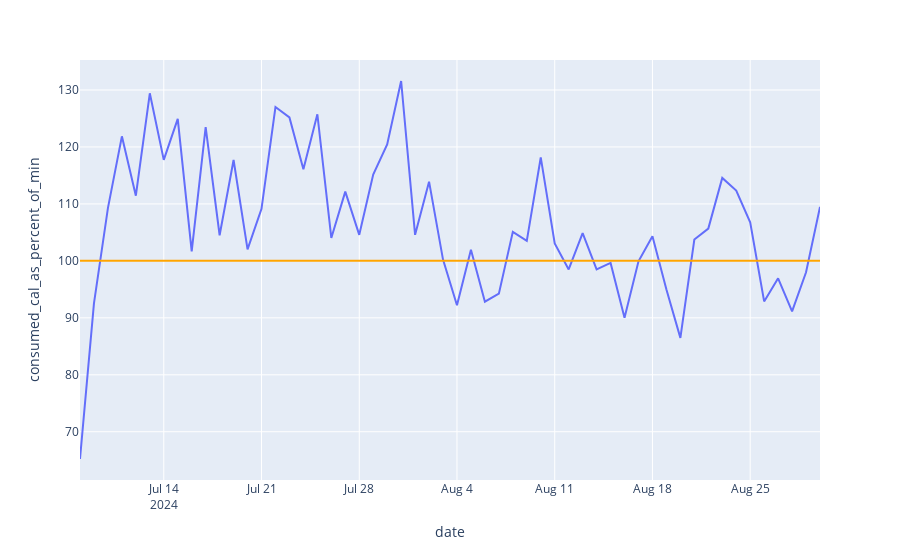

Notebook code cell kept with this figure:
### Code cell
fig=px.line(overall_df,x='date',y='consumed_cal_as_percent_of_min')
fig.add_hline(y=100,line_color='orange')
fig.show()

### Figure 1 — Plotly figure (JSON) as saved in the notebook; plotly's stock layout.template omitted (floating-point values rounded to 4 significant figures)
{"data": [{"hovertemplate": "date=%{x}<br>consumed_cal_as_percent_of_min=%{y}<extra></extra>", "legendgroup": "", "line": {"color": "#636efa", "dash": "solid"}, "marker": {"symbol": "circle"}, "mode": "lines", "name": "", "orientation": "v", "showlegend": false, "type": "scatter", "x": ["2024-07-08T00:00:00", "2024-07-09T00:00:00", "2024-07-10T00:00:00", "2024-07-11T00:00:00", "2024-07-12T00:00:00", "2024-07-13T00:00:00", "2024-07-14T00:00:00", "2024-07-15T00:00:00", "2024-07-16T00:00:00", "2024-07-17T00:00:00", "2024-07-18T00:00:00", "2024-07-19T00:00:00", "2024-07-20T00:00:00", "2024-07-21T00:00:00", "2024-07-22T00:00:00", "2024-07-23T00:00:00", "2024-07-24T00:00:00", "2024-07-25T00:00:00", "2024-07-26T00:00:00", "2024-07-27T00:00:00", "2024-07-28T00:00:00", "2024-07-29T00:00:00", "2024-07-30T00:00:00", "2024-07-31T00:00:00", "2024-08-01T00:00:00", "2024-08-02T00:00:00", "2024-08-03T00:00:00", "2024-08-04T00:00:00", "2024-08-05T00:00:00", "2024-08-06T00:00:00", "2024-08-07T00:00:00", "2024-08-08T00:00:00", "2024-08-09T00:00:00", "2024-08-10T00:00:00", "2024-08-11T00:00:00", "2024-08-12T00:00:00", "2024-08-13T00:00:00", "2024-08-14T00:00:00", "2024-08-15T00:00:00", "2024-08-16T00:00:00", "2024-08-17T00:00:00", "2024-08-18T00:00:00", "2024-08-19T00:00:00", "2024-08-20T00:00:00", "2024-08-21T00:00:00", "2024-08-22T00:00:00", "2024-08-23T00:00:00", "2024-08-24T00:00:00", "2024-08-25T00:00:00", "2024-08-26T00:00:00", "2024-08-27T00:00:00", "2024-08-28T00:00:00", "2024-08-29T00:00:00", "2024-08-30T00:00:00"], "xaxis": "x", "y": [65.21, 92.55, 109.3, 121.9, 111.4, 129.4, 117.7, 124.9, 101.7, 123.5, 104.5, 117.7, 102.0, 109.1, 127.0, 125.2, 116.1, 125.7, 104.0, 112.2, 104.6, 115.2, 120.4, 131.6, 104.6, 113.9, 100.2, 92.2, 102.0, 92.83, 94.24, 105.1, 103.5, 118.2, 103.1, 98.49, 104.9, 98.51, 99.64, 90.02, 99.93, 104.3, 94.97, 86.48, 103.7, 105.7, 114.6, 112.3, 106.8, 92.88, 96.94, 91.13, 97.99, 109.5], "yaxis": "y"}], "layout": {"autosize": true, "legend": {"tracegroupgap": 0}, "margin": {"t": 60}, "shapes": [{"line": {"color": "orange"}, "type": "line", "x0": 0, "x1": 1, "xref": "x domain", "y0": 100, "y1": 100, "yref": "y"}], "xaxis": {"anchor": "y", "autorange": true, "domain": [0, 1], "range": ["2024-07-08", "2024-08-30"], "title": {"text": "date"}, "type": "date"}, "yaxis": {"anchor": "x", "autorange": true, "domain": [0, 1], "range": [61.53, 135.3], "title": {"text": "consumed_cal_as_percent_of_min"}, "type": "linear"}}}
